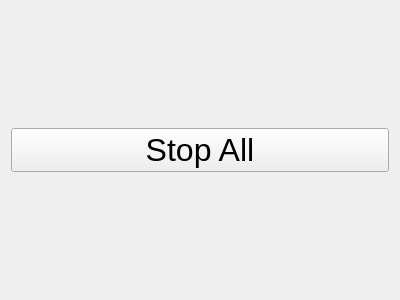
<?xml version="1.0" encoding="UTF-8"?>
<ui version="4.0">
 <class>EmergencyCarStop</class>
 <widget class="QWidget" name="EmergencyCarStop">
  <property name="geometry">
   <rect>
    <x>0</x>
    <y>0</y>
    <width>400</width>
    <height>300</height>
   </rect>
  </property>
  <property name="windowTitle">
   <string>Form</string>
  </property>
  <layout class="QGridLayout" name="gridLayout">
   <item row="0" column="0" colspan="2">
    <widget class="QPushButton" name="btnKillAll">
     <property name="font">
      <font>
       <pointsize>24</pointsize>
      </font>
     </property>
     <property name="text">
      <string>Stop All</string>
     </property>
    </widget>
   </item>
  </layout>
 </widget>
 <resources/>
 <connections/>
</ui>
